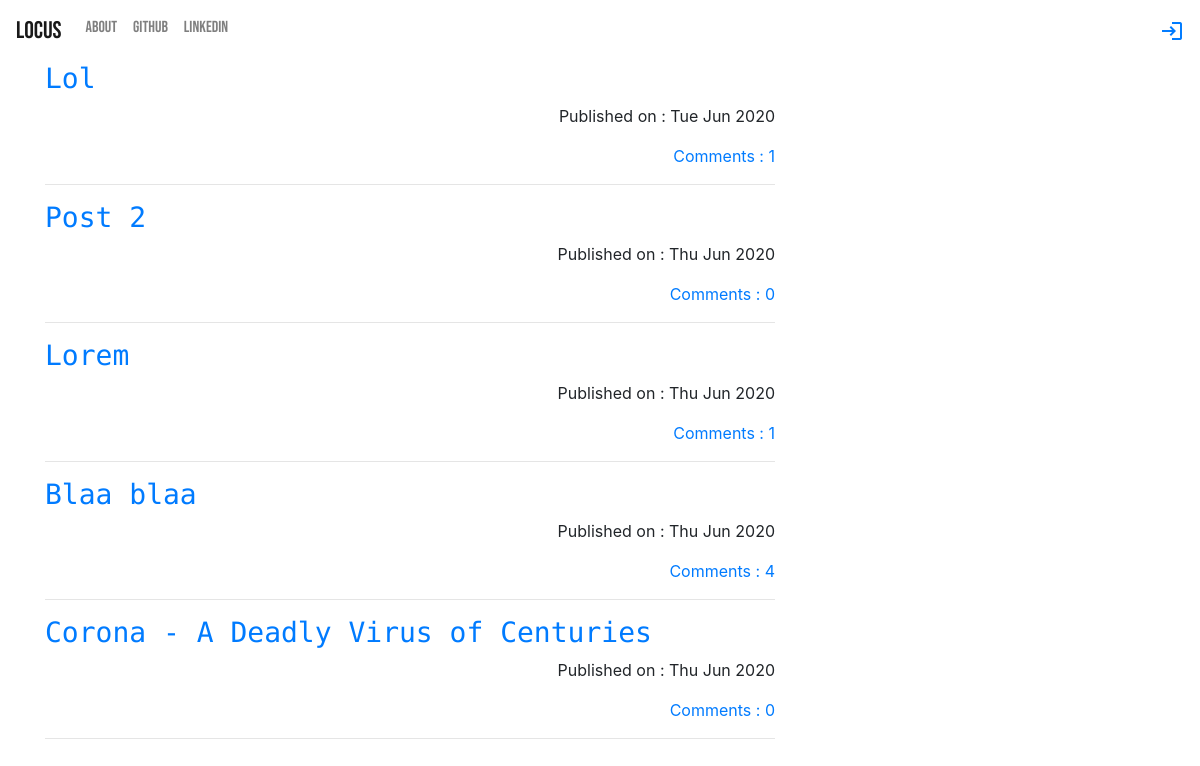
The page / on the database its author committed.
### blog/models.py (models this page shows, shortened)
class Post(models.Model):
    author = models.ForeignKey('auth.User', on_delete=models.CASCADE)
    title = models.CharField(max_length=64)
    text = models.TextField()
    created_date = models.DateTimeField(default=timezone.now)
    published_date = models.DateTimeField(blank=True, null=True)
    attached_img = models.ImageField(upload_to="post_images", blank=True)
    def approve_comments(self):
        return self.comments.filter(approved_comment = True)

### blog/views.py (the view)
# urls.py: re_path(r'^$', views.PostListView.as_view(), name='post_list'),
class PostListView(ListView):
    model = Post
    def get_queryset(self):
        return Post.objects.filter(published_date__lte=timezone.now()).order_by('-published_date')

### blog/templates/blog/post_list.html
{% extends 'blog/base.html' %}
{% block body-block %}
    <div class="centerstage">
        {% for post in post_list %}
            <div class="post">
                <h3 class="title"><a href="{% url 'post_detail' pk=post.pk %}">{{ post.title }}</a></h3>
                <div class="date right">
                    <p>Published on : {{ post.published_date|date:"D M Y" }}</p>
                </div>
                <div class="right">
                    <a href="{% url 'post_detail' pk=post.pk %}">Comments : {{ post.approve_comments.count }}</a>
                </div>
                <hr>
            </div>
        {% endfor %}
    </div>
{% endblock body-block %}

### blog/templates/blog/base.html (shortened to what this page needs)
<!DOCTYPE html>
{% load static %}
<html lang="en">
<head>
    <link rel="stylesheet" href="https://stackpath.bootstrapcdn.com/bootstrap/4.5.0/css/bootstrap.min.css">
    <link rel="stylesheet" href="//cdn.jsdelivr.net/npm/medium-editor@latest/dist/css/medium-editor.min.css" type="text/css" media="screen" charset="utf-8">
    <link rel="stylesheet" href="{% static 'css/blog.css'%}">
</head>
<body>
    <nav class="navbar navbar-expand-lg navbar-light techfont custom-navbar">
        <div class="navbar-collapse" id="navbarSupportedContent">
            <ul class="navbar-nav mr-auto">
                <li class="nav-item"><a class="navbar-brand bigbrand" href="{% url 'post_list' %}">LocuS</a></li>
                <li class="nav-item"><a class="nav-link" href="{% url 'about' %}">About</a></li>
                <li class="nav-item"><a class="nav-link" href="https://www.github.com">Github</a></li>
                <li class="nav-item"><a class="nav-link" href="https://www.linkedin.com">LinkedIn</a></li>
            </ul>
            <ul class="nav navbar-nav navbar-right">
                {% if user.is_authenticated %}
                <li>
                    <a class="nav-link" href="{% url 'post_new' %}">Create Post</a>
                </li>
                <li>
                    <a class="nav-link" href="{% url 'post_draft' %}">Drafts</a>
                </li>
                <li>
                    <a class="nav-link" href="{% url 'logout' %}">Log Out</a>
                </li>
                <li>
                    <a class="nav-link">Welcome, {{ user.username }}</a>
                </li>
                {% else %}
                <li>
                    <a class="nav navbar-right" href="{% url 'login' %}"><span class="material-icons">login</span></a>
                </li>
                {% endif %}
            </ul>
        </div>
    </nav>
    <div class="content container">
        <div class="row">
            <div class="col-md-8">
                <div class="blog_post">
                    {% block body-block %}
                    {% endblock body-block %}
                </div>
            </div>
        </div>
    </div>
</body>
</html>

### blog/static/css/blog.css (style rules this page uses)
body { margin: 0; }
.techfont { font-family: 'Bebas Neue', cursive; }
.centerstage { margin-left: auto; margin-right: auto; }
.bigbrand { font-size: 1.5em; }
.title { font-family: 'Encode Sans Condensed', sans-serif; }
.right { text-align: end; }

### rows shown on the page
Post: title "Lol", published_date "Tue Jun 2020", approve_comments.count "1"
Post: title "Post 2", published_date "Thu Jun 2020", approve_comments.count "0"
Post: title "Lorem", published_date "Thu Jun 2020", approve_comments.count "1"
Post: title "Blaa blaa", published_date "Thu Jun 2020", approve_comments.count "4"
Post: title "Corona - A Deadly Virus of Centuries", published_date "Thu Jun 2020", approve_comments.count "0"
